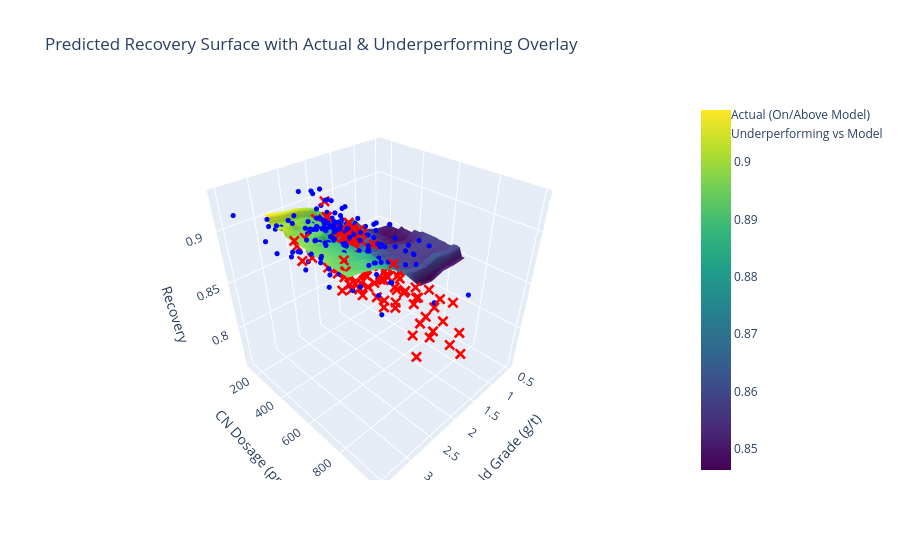

The notebook cell this image was saved under:
### Markdown cell above
### What We Now See
This interactive 3D surface plot shows:
* Recovery (z-axis) as a function of:
	- Gold Grade (x-axis)
	- CN Dosage (y-axis)
* Red dots are actual plant data — i.e. what really occurred on site.

### 📊 Insights from the Surface Overlay
1. Most actual points lie above or near the surface:
	* This suggests recoveries achieved in practice were at least as good or better than predicted.
	* However, many of those points used more cyanide than needed to achieve that recovery — suggesting inefficiencies.
2. The model surface is smooth and reasonable:
	* Recovery increases with both CN and grade — expected.
	* Diminishing returns at high CN and/or grade are visible.
	* At high grades (>2.5 g/t), CN dosage contributes less to incremental recovery.
3. CN Dosage Efficiency Gap:
	* Several red dots exist at >600 ppm CN, but lie on the same recovery plane as much lower CN levels.
	* These are prime optimisation targets — same outcome, lower reagent.

### Code cell
# Prepare surface grid from predicted model again for overlay
cn_range_limited = np.linspace(200, 700, 30)
grades = np.linspace(0.5, 3.0, 10)
grade_grid, cn_grid = np.meshgrid(grades, cn_range_limited)
recovery_grid = np.zeros_like(grade_grid)

# Extract typical values
psd = df["Effective_Particle_Size_um"].median()
o2 = df["Dissolved_Oxygen_Profile_Ppm_Leach_Tank_01_Imputed"].median()
ag_au_ratio = df["Ag_Au_Feed_Ratio"].median()
carbon_conc = df["Avg_Carbon_Conc"].median()
gold_load = df["Total_Gold_Loading"].median()
carbon_sat = df["Gold_Carbon_Saturation"].median()
silver_load = df["Total_Silver_Loading"].median()
silver_gold_ratio = df["Silver_Gold_Loading_Ratio"].median()

# Fill surface with predictions
for i in range(grade_grid.shape[0]):
    for j in range(grade_grid.shape[1]):
        g = grade_grid[i, j]
        c = cn_grid[i, j]
        input_data = pd.DataFrame([{
            "Leach_Feed_Grade_Au_Gt_Day": g,
            "Leach_Cn_Adds_ppm": c,
            "Dissolved_Oxygen_Profile_Ppm_Leach_Tank_01_Imputed": o2,
            "Effective_Particle_Size_um": psd,
            "Modelled_Recovery_LH_Fitted": simulate_lh_recovery_fitted(g, psd, o2, c),
            "CN_per_grade": c / g,
            "PSD_grade_ratio": psd / g,
            "O2_to_CN": o2 / c,
            "Ag_Au_Feed_Ratio": ag_au_ratio,
            "Avg_Carbon_Conc": carbon_conc,
            "Total_Gold_Loading": gold_load,
            "Gold_Carbon_Saturation": carbon_sat,
            "Total_Silver_Loading": silver_load,
            "Silver_Gold_Loading_Ratio": silver_gold_ratio,
            "CN_per_Gram_Au": c / g,
            "CN_x_AgAu_Ratio": c * ag_au_ratio,
            "Saturation_x_Grade": carbon_sat * g,
            "SilverGoldRatio_x_CNPerGram": silver_gold_ratio * (c / g)
        }])
        recovery_grid[i, j] = model_enhanced_full.predict(input_data)[0]

# Define actual data and identify underperforming points
actual = df[["Leach_Feed_Grade_Au_Gt_Day", "Leach_Cn_Adds_ppm", "Au_Recovery_pct",
             "Predicted_Recovery_from_Solved_CN"]].dropna()

underperforming = actual[actual["Au_Recovery_pct"] < actual["Predicted_Recovery_from_Solved_CN"] - 0.01]
performing = actual[actual["Au_Recovery_pct"] >= actual["Predicted_Recovery_from_Solved_CN"] - 0.01]

# Plot predicted surface + actual points + underperformance highlights
fig = go.Figure()

fig.add_trace(go.Surface(
    z=recovery_grid, x=grades, y=cn_range_limited,
    colorscale='Viridis', name="Modelled Recovery Surface", showscale=True
))

fig.add_trace(go.Scatter3d(
    x=performing["Leach_Feed_Grade_Au_Gt_Day"],
    y=performing["Leach_Cn_Adds_ppm"],
    z=performing["Au_Recovery_pct"],
    mode='markers',
    marker=dict(size=3, color='blue'),
    name="Actual (On/Above Model)"
))

fig.add_trace(go.Scatter3d(
    x=underperforming["Leach_Feed_Grade_Au_Gt_Day"],
    y=underperforming["Leach_Cn_Adds_ppm"],
    z=underperforming["Au_Recovery_pct"],
    mode='markers',
    marker=dict(size=4, color='red', symbol='x'),
    name="Underperforming vs Model"
))

fig.update_layout(
    title="Predicted Recovery Surface with Actual & Underperforming Overlay",
    scene=dict(
        xaxis_title="Gold Grade (g/t)",
        yaxis_title="CN Dosage (ppm)",
        zaxis_title="Recovery"
    )
)

fig.show()

### Figure 1 — Plotly figure (JSON) as saved in the notebook; plotly's stock layout.template omitted (floating-point values rounded to 4 significant figures; data arrays with more than 128 entries replaced by an {"elided": "..."} marker saying what was removed)
{"data": [{"colorscale": [[0, "#440154"], [0.1111, "#482878"], [0.2222, "#3e4989"], [0.3333, "#31688e"], [0.4444, "#26828e"], [0.5556, "#1f9e89"], [0.6667, "#35b779"], [0.7778, "#6ece58"], [0.8889, "#b5de2b"], [1, "#fde725"]], "name": "Modelled Recovery Surface", "showscale": true, "type": "surface", "x": [0.5, 0.7778, 1.056, 1.333, 1.611, 1.889, 2.167, 2.444, 2.722, 3], "y": [200, 217.2, 234.5, 251.7, 269.0, 286.2, 303.4, 320.7, 337.9, 355.2, 372.4, 389.7, 406.9, 424.1, 441.4, 458.6, 475.9, 493.1, 510.3, 527.6, 544.8, 562.1, 579.3, 596.6, 613.8, 631.0, 648.3, 665.5, 682.8, 700], "z": {"elided": "30x10 float values"}}, {"marker": {"color": "blue", "size": 3}, "mode": "markers", "name": "Actual (On/Above Model)", "type": "scatter3d", "x": {"elided": "203 float values"}, "y": {"elided": "203 int values"}, "z": {"elided": "203 float values"}}, {"marker": {"color": "red", "size": 4, "symbol": "x"}, "mode": "markers", "name": "Underperforming vs Model", "type": "scatter3d", "x": [2.105, 1.81, 1.97, 1.73, 1.68, 2.085, 2.63, 1.96, 2.355, 1.99, 1.935, 1.975, 2.03, 2.205, 2.14, 1.85, 1.845, 1.74, 1.61, 2.03, 2.08, 2.15, 2.345, 2.4, 1.74, 1.99, 2, 2.265, 1.595, 1.69, 1.65, 1.625, 1.46, 1.6, 1.77, 1.57, 1.78, 1.765, 1.82, 2.075, 1.98, 1.485, 1.725, 1.775, 1.95, 1.755, 1.805, 1.93, 1.7, 1.385, 1.44, 1.735, 1.32, 1.815, 1.49, 1.35, 1.455, 1.725, 1.54, 1.375, 1.245, 1.52, 1.165, 1.695, 1.19, 1.58, 1.55, 1.495, 1.985, 2.135, 2.345, 2.135, 1.32, 1.54, 1.525, 3, 3.17, 2.915, 2.9, 2.85, 3, 2.765, 2.352, 2.763, 2.12, 1.975, 2.385, 2.875, 2.26, 2.165, 2.265, 1.93, 2.245, 2.32, 2.12, 2.225, 1.825, 1.65, 1.7, 1.58, 1.465, 1.485, 1.36, 1.51, 1.44, 1.885, 2.32, 2.1, 2.235, 2.37, 2.325, 1.875, 2.02, 2.07, 1.97, 2.015, 1.778, 2.05, 1.835, 1.708, 1.883, 2.153, 2.16, 2.148, 1.98, 2.075, 1.935], "y": [485, 380, 375, 410, 370, 275, 535, 540, 420, 495, 275, 290, 285, 365, 405, 325, 335, 595, 380, 345, 295, 340, 495, 370, 380, 340, 340, 410, 670, 895, 795, 940, 670, 710, 805, 825, 710, 815, 425, 410, 385, 535, 390, 395, 425, 620, 790, 750, 640, 505, 465, 400, 410, 470, 655, 415, 540, 455, 465, 690, 640, 440, 365, 435, 375, 430, 360, 370, 420, 410, 435, 410, 420, 375, 375, 705, 505, 655, 460, 345, 395, 370, 760, 600, 400, 415, 520, 645, 715, 920, 995, 405, 255, 405, 455, 430, 405, 565, 935, 685, 575, 380, 440, 340, 375, 350, 405, 445, 405, 275, 325, 430, 390, 355, 310, 365, 320, 430, 400, 450, 375, 295, 300, 460, 310, 260, 365], "z": [0.8449, 0.8201, 0.8448, 0.8348, 0.8329, 0.8773, 0.8835, 0.831, 0.8617, 0.8386, 0.8368, 0.8426, 0.8481, 0.8518, 0.8477, 0.8291, 0.8304, 0.8184, 0.8161, 0.8517, 0.8479, 0.8578, 0.859, 0.8581, 0.8102, 0.8488, 0.8345, 0.8338, 0.7895, 0.8102, 0.8117, 0.8035, 0.7569, 0.8088, 0.8102, 0.8238, 0.8362, 0.8437, 0.8402, 0.8688, 0.8547, 0.825, 0.8571, 0.8725, 0.8605, 0.8531, 0.8601, 0.8619, 0.8407, 0.8039, 0.8314, 0.8354, 0.7943, 0.8535, 0.8283, 0.8209, 0.8446, 0.8575, 0.8307, 0.807, 0.8441, 0.828, 0.7758, 0.8491, 0.8228, 0.8477, 0.8576, 0.8489, 0.8809, 0.8823, 0.8798, 0.8591, 0.826, 0.8508, 0.8493, 0.89, 0.896, 0.8939, 0.888, 0.8878, 0.9001, 0.8955, 0.8853, 0.8947, 0.8776, 0.8659, 0.8827, 0.8922, 0.8895, 0.8753, 0.8831, 0.8809, 0.8932, 0.888, 0.8871, 0.89, 0.8626, 0.8356, 0.8289, 0.8346, 0.8251, 0.8378, 0.8376, 0.8489, 0.8159, 0.8182, 0.8531, 0.8401, 0.881, 0.8763, 0.8824, 0.8846, 0.8854, 0.8858, 0.8748, 0.8828, 0.8645, 0.8786, 0.8851, 0.8719, 0.8801, 0.8965, 0.8968, 0.8976, 0.8864, 0.9071, 0.8915]}], "layout": {"scene": {"xaxis": {"title": {"text": "Gold Grade (g/t)"}}, "yaxis": {"title": {"text": "CN Dosage (ppm)"}}, "zaxis": {"title": {"text": "Recovery"}}}, "title": {"text": "Predicted Recovery Surface with Actual & Underperforming Overlay"}}}
